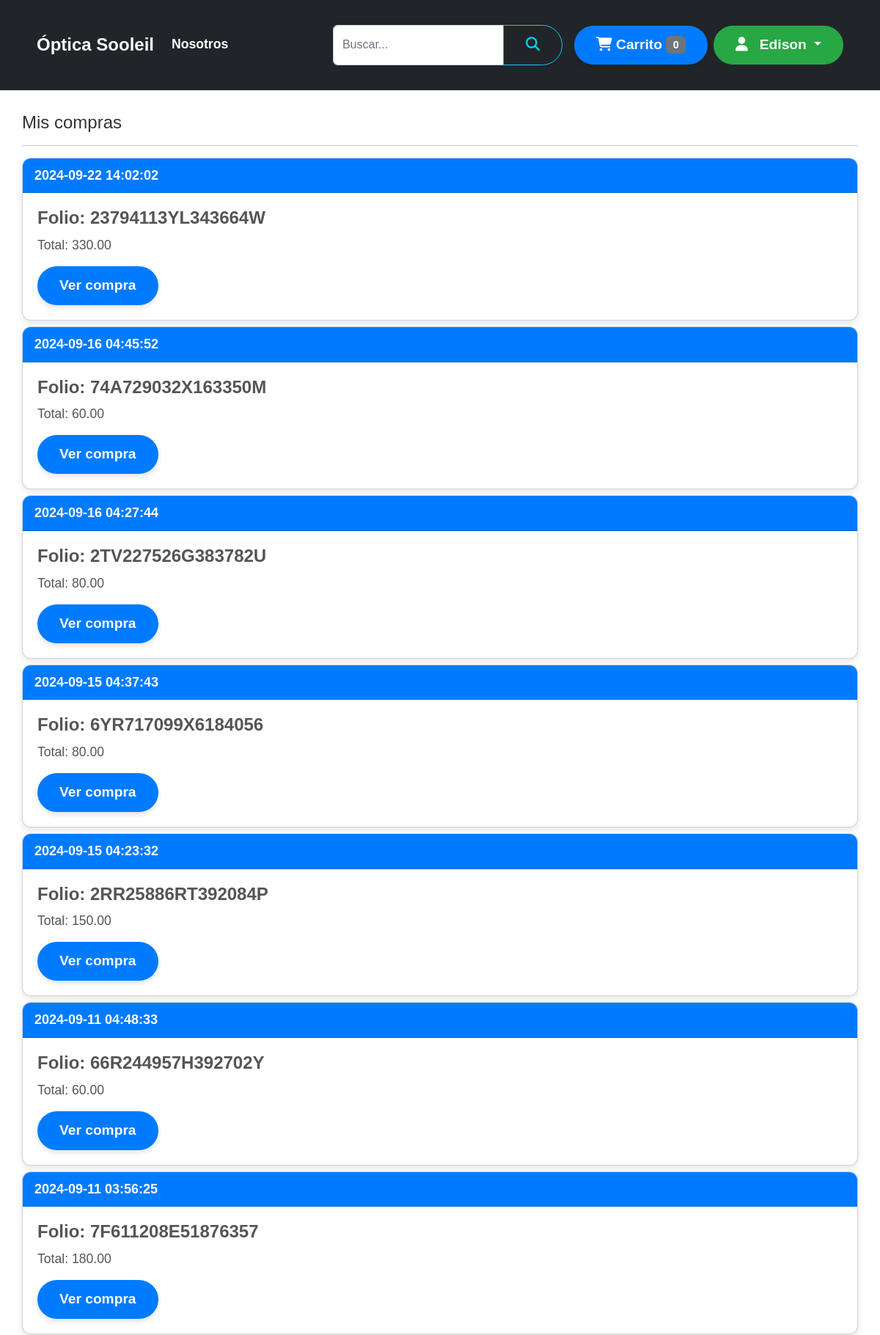
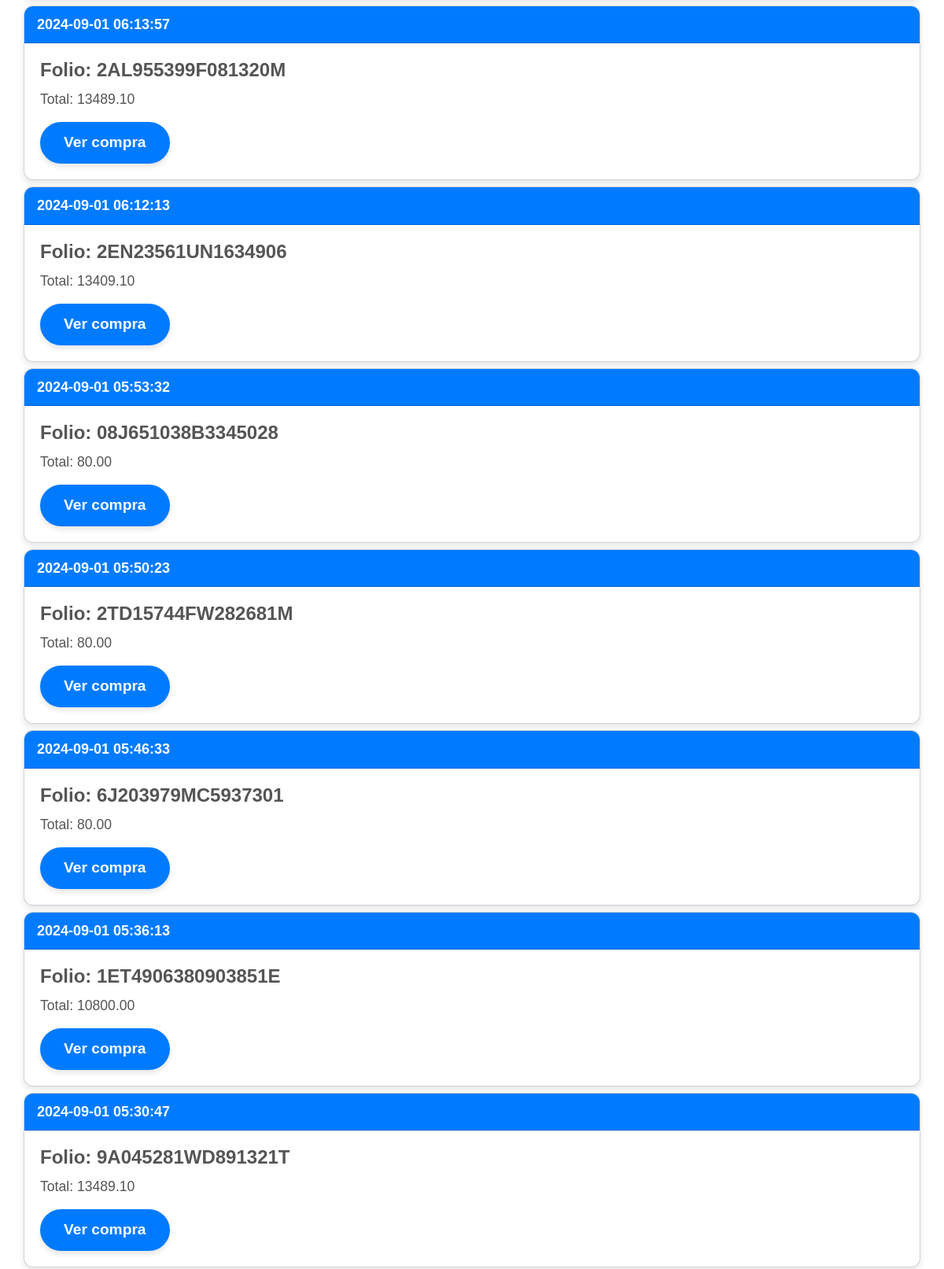
The app's page /compras.php (signed in, upper part) with its own data (2 pictures, top to bottom).
### tables this page shows
CREATE TABLE `compra` (
  `id` int(11) NOT NULL,
  `id_transaccion` varchar(20) NOT NULL,
  `fecha` datetime NOT NULL,
  `status` varchar(20) NOT NULL,
  `email` varchar(50) NOT NULL,
  `id_cliente` varchar(20) NOT NULL,
  `total` decimal(10,2) NOT NULL,
  `medio_pago` varchar(10) DEFAULT NULL
);

### clases/clienteFunciones.php (called while the page is built, shortened)
<?php
function generarToken()
{
    return md5(uniqid(mt_rand(), false));
}

### compras.php (the view, shortened to what this page needs)
<?php
require 'clases/clienteFunciones.php';
$db = new Database();
$con = $db->conectar();
$token = generarToken();
$idCliente = $_SESSION['user_cliente'];
$sql = $con->prepare("SELECT id_transaccion, fecha, status, total, medio_pago FROM compra WHERE id_cliente = ? ORDER BY fecha DESC");
$sql->execute([$idCliente]);
?>
<!DOCTYPE html>
<html lang="es" class="h-100">
<head>
    <link href="<?php echo SITE_URL; ?>css/bootstrap.min.css" rel="stylesheet">
    <link href="css/all.min.css" rel="stylesheet">
    <link href="css/estilos.css" rel="stylesheet">
</head>
<body class="d-flex flex-column h-100">
    <?php include 'menu.php'; ?>
    <main class="flex-shrink-0">
        <div class="container">
            <h4>Mis compras</h4>
            <hr>
            <?php while ($row = $sql->fetch(PDO::FETCH_ASSOC)) { ?>
                <div class="card mb-2">
                    <div class="card-header">
                        <?php echo $row['fecha']; ?>
                    </div>
                    <div class="card-body">
                        <h5 class="card-title">Folio: <?php echo $row['id_transaccion']; ?></h5>
                        <p class="card-text">Total: <?php echo $row['total']; ?></p>
                        <a href="compra_detalle.php?orden=<?php echo $row['id_transaccion']; ?>&token=<?php echo $token; ?>" class="btn btn-primary">Ver compra</a>
                    </div>
                </div>
            <?php } ?>
        </div>
    </main>
    <?php include 'footer.php'; ?>
</body>
</html>

### css/estilos.css (style rules this page uses)
main > .container { padding: 30px 0; }
body { font-family: "Open Sans", sans-serif; line-height: 1.6; color: #333; }
.card { border-radius: 12px; box-shadow: 0 6px 12px rgba(0, 0, 0, 0.1); transition: transform 0.3s ease, box-shadow 0.3s ease; }
.card-header { background-color: #007bff; color: white; font-weight: bold; text-transform: uppercase; }
.btn { border-radius: 50px; padding: 12px 25px; font-size: 1.1rem; font-weight: 600; transition: background-color 0.3s ease, transform 0.3s ease; }
.btn-primary { background-color: #007bff; border: none; color: #fff; }
.card-body h5 { font-weight: 700; color: #007bff; }
.card-body p { text-align: justify; color: #555; }
.container { padding: 20px 15px; }
.card { margin-bottom: 20px; }
@media (min-width: 768px) { body { font-size: 16px; } }
@media (min-width: 768px) { .container { padding: 30px; } }
@media (min-width: 1024px) { body { font-size: 18px; } }
@media (min-width: 1024px) { .container { padding: 40px; } }
html { scroll-behavior: smooth; }
.btn { transition: background-color 0.3s ease, transform 0.3s ease, box-shadow 0.3s ease; }
.card-title { font-weight: 700; color: #00bfff; font-size: 1.5rem; }
.container h5 { font-weight: 700; color: #555; }
body { font-family: "Open Sans", sans-serif; line-height: 1.7; color: #333; margin: 0; padding: 0; }
p { margin-bottom: 15px; font-size: 1.1rem; color: #555; }
.container { padding: 20px; }
.btn { border-radius: 50px; padding: 12px 30px; font-size: 1.2rem; font-weight: 600; transition: all 0.3s ease; }
.btn-primary { background-color: #007bff; border: none; color: #fff; box-shadow: 0 4px 6px rgba(0, 0, 0, 0.1); }
.card { border-radius: 12px; overflow: hidden; box-shadow: 0 4px 8px rgba(0, 0, 0, 0.1); transition: box-shadow 0.3s ease; }
.card-body { padding: 20px; }
.card-title { font-weight: bold; color: #007bff; font-size: 1.5rem; }
.card-text { color: #555; font-size: 1.1rem; line-height: 1.6; }

### footer.php (style rules this page uses)
body { font-family: Arial, sans-serif; }

### records on screen
compra: fecha "2024-09-22 14:02:02", id_transaccion "23794113YL343664W", total "330.00"
compra: fecha "2024-09-16 04:45:52", id_transaccion "74A729032X163350M", total "60.00"
compra: fecha "2024-09-16 04:27:44", id_transaccion "2TV227526G383782U", total "80.00"
compra: fecha "2024-09-15 04:37:43", id_transaccion "6YR717099X6184056", total "80.00"
compra: fecha "2024-09-15 04:23:32", id_transaccion "2RR25886RT392084P", total "150.00"
compra: fecha "2024-09-11 04:48:33", id_transaccion "66R244957H392702Y", total "60.00"
compra: fecha "2024-09-11 03:56:25", id_transaccion "7F611208E51876357", total "180.00"
compra: fecha "2024-09-01 06:13:57", id_transaccion "2AL955399F081320M", total "13489.10"
compra: fecha "2024-09-01 06:12:13", id_transaccion "2EN23561UN1634906", total "13409.10"
compra: fecha "2024-09-01 05:53:32", id_transaccion "08J651038B3345028", total "80.00"
compra: fecha "2024-09-01 05:50:23", id_transaccion "2TD15744FW282681M", total "80.00"
compra: fecha "2024-09-01 05:46:33", id_transaccion "6J203979MC5937301", total "80.00"
compra: fecha "2024-09-01 05:36:13", id_transaccion "1ET4906380903851E", total "10800.00"
compra: fecha "2024-09-01 05:30:47", id_transaccion "9A045281WD891321T", total "13489.10"

### other values on screen
$num_cart "0"
$_SESSION['user_name'] "Edison"
